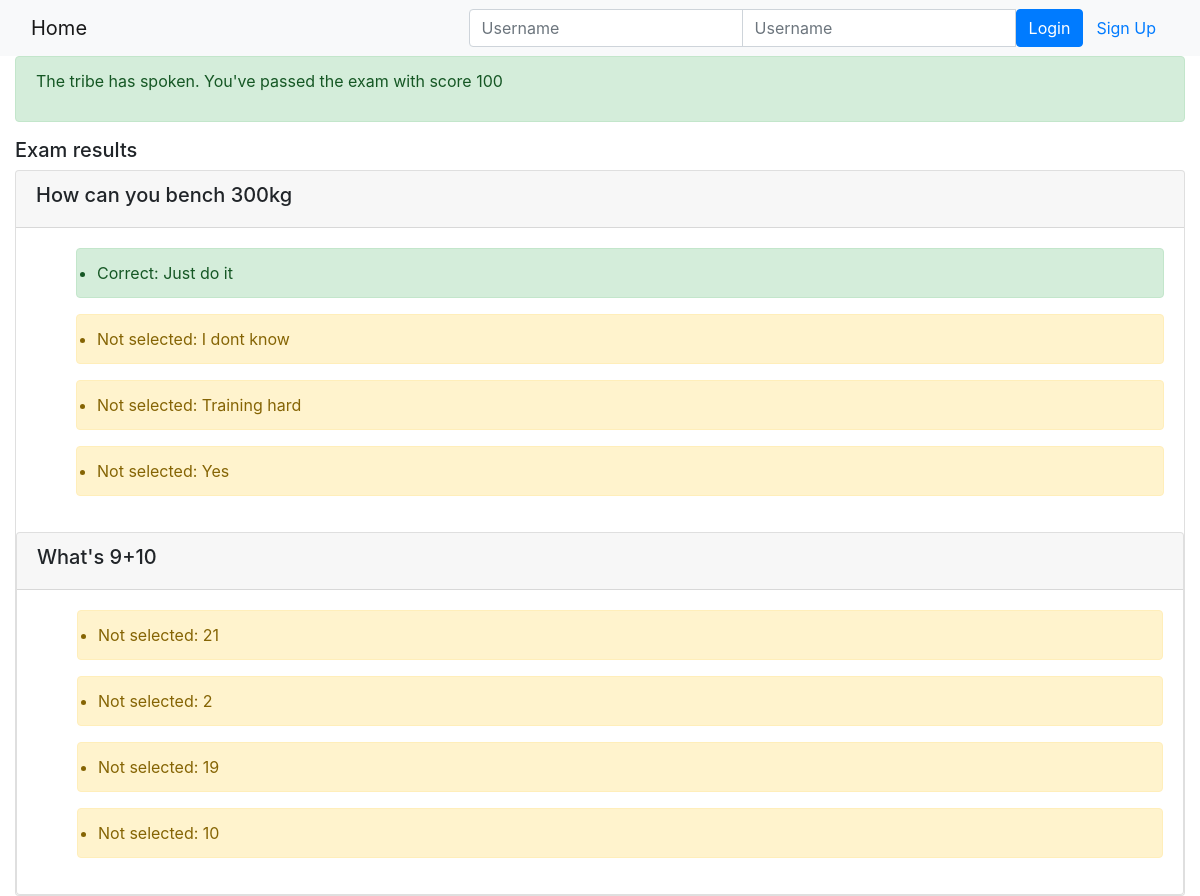
Page /onlinecourse/course/1/submission/1/result/ on the committed database.
### onlinecourse/models.py (models this page shows, shortened)
class Question(models.Model):
    courses = models.ManyToManyField(Course)
    lesson = models.ForeignKey(Lesson, on_delete=models.CASCADE)
    qtext = models.CharField(null=False, max_length=200)
    qvalue = models.IntegerField(null=False)

class Choice(models.Model):
 questionid = models.ForeignKey(Question, on_delete=models.CASCADE, default=0)
 ctext = models.CharField(null=False, max_length=50)
 iscorrect = models.BooleanField(default=False)

### onlinecourse/views.py (the view)
# urls.py: path('course/<int:course_id>/submission/<int:submission_id>/result/',views.show_exam_result, name ='show_exam_result'),
def show_exam_result(request, course_id, submission_id):
    context = {}
    course = get_object_or_404(Course,pk=course_id)
    lesson = Lesson.objects.get(pk=course.id)
    submission = get_object_or_404(Submission,pk=submission_id)
    submitted_choices = submission.choices.all()
    score = 0
    context['corrcho'] = []
    context['selnotcorr'] = []
    for x in submitted_choices:
        choice = Choice.objects.get(pk=x.id)
        if choice.iscorrect == True:
            context['corrcho'].append(choice.id)
            qid = choice.questionid_id
            questiono = Question.objects.get(pk=qid)
            score += questiono.qvalue
        else:
            context['selnotcorr'].append(choice.id)
    context['score'] = score
    context['lesson'] = lesson
    context['course'] = course
    return render(request, 'onlinecourse/exam_result_bootstrap.html', context)

### onlinecourse/templates/onlinecourse/exam_result_bootstrap.html (shortened to what this page needs)
<!DOCTYPE html>
<html lang="en">
<head>
    {% load static %}
    <link rel="stylesheet" href="https://maxcdn.bootstrapcdn.com/bootstrap/4.5.2/css/bootstrap.min.css">
</head>
<body>
 <nav class="navbar navbar-light bg-light">
    <div class="container-fluid">
        <div class="navbar-header">
              <a class="navbar-brand" href="{% url 'onlinecourse:index' %}">Home</a>
        </div>
        <ul class="nav navbar-nav navbar-right">
            {% if user.is_authenticated %}
            <li>
                <a class="btn btn-link" href="#">{{ user.first_name }}({{ user.username }})</a>
                <a class="btn btn-link" href="{% url 'onlinecourse:logout' %}">Logout</a>
            </li>
            {% else %}
            <li>
                <form class="form-inline" action="{% url 'onlinecourse:login' %}" method="post">
                    <div class="input-group">
                        <input type="text" class="form-control" placeholder="Username" name="username" >
                        <input type="password" class="form-control" placeholder="Username" name="psw" >
                        <button class="btn btn-primary" type="submit">Login</button>
                        <a class="btn btn-link" href="{% url 'onlinecourse:registration' %}">Sign Up</a>
                    </div>
                </form>
            </li>
            {% endif %}
        </ul>
    </div>
</nav>
<div class="container-fluid">
    {% if score > 60 %}
    <div class="alert alert-success">
       <p>The tribe has spoken. You've passed the exam with score {{score}}</p>
    </div>
    {% else %}
        <div class="alert alert-danger">
            <p>The tribe has spoken. You've failed the exam with score {{score}} </p>
        </div>
        <a class="btn btn-link text-danger" href="{% url 'onlinecourse:course_details' course.id %}">Re-test</a>
    {% endif %}
        <div class="card-columns-vertical">
        <h5>Exam results</h5>
            {%for question in lesson.question_set.all%}
            <div class="card">
                <div class="card-header"><h5>{{question.qtext}}</h5></div>
                    <div class="card-body">
                        <ul>
                {%for choice in question.choice_set.all%}
                    {%if choice.id in corrcho%}
                            <div class="alert alert-success">
                                <li>Correct: {{choice.ctext}}</li>
                            </div>
                    {%elif choice.id in selnotcorr%}
                            <div class="alert alert-danger">
                                <li>Incorrect: {{choice.ctext}}</li>
                            </div>
                    {%else%}
                            <div class="alert alert-warning">
                                <li>Not selected: {{choice.ctext}}</li>
                            </div>
                    {% endif %}
                {% endfor %}
                        </ul>
                    </div>
            {% endfor %}
        </div>
    </div>
</body>
</html>

### rows in the picture
Question: qtext "How can you bench 300kg"
Choice: ctext "Just do it"
Choice: ctext "I dont know"
Choice: ctext "Training hard"
Choice: ctext "Yes"
Question: qtext "What's 9+10"
Choice: ctext "21"
Choice: ctext "2"
Choice: ctext "19"
Choice: ctext "10"

### other values in the picture
{{ score }} "100"
